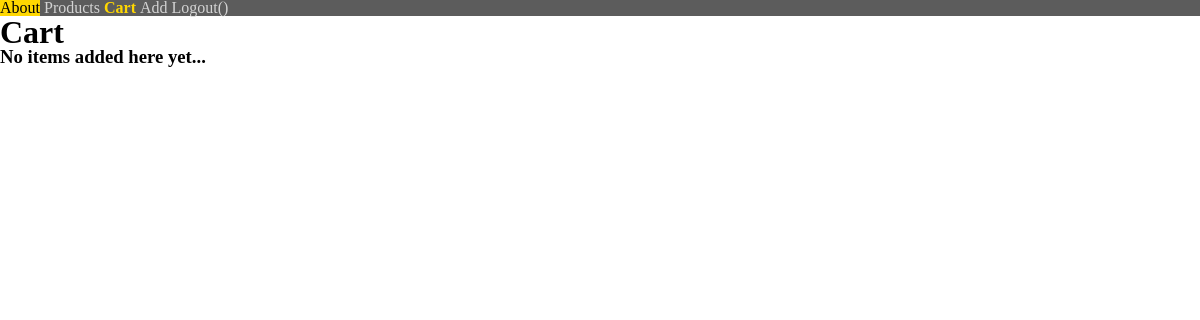
The page /cart/ (signed in) on the database as committed earlier.
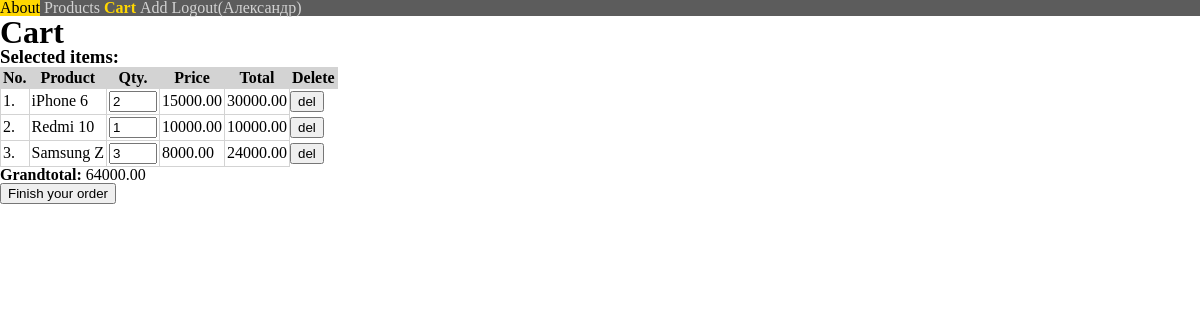
The same page on the database as committed later.
### myshop_app/models.py (models this page shows, shortened)
class Cart(models.Model):
    user_id = models.ForeignKey(User, on_delete=models.CASCADE)
    product_id = models.ForeignKey(Product, on_delete=models.CASCADE)
    count = models.IntegerField(default=1)
    status = models.IntegerField(default=0)
    class Meta:
        verbose_name_plural = 'cart items'
        verbose_name = 'item'
    def total(self):
        return self.product_id.price * self.count
    def grandtotal(cart_items):
        cart_grandtotal = 0
        for item in cart_items:
            cart_grandtotal += item.total()
        return cart_grandtotal

class Product(models.Model):
    title = models.CharField(max_length=50)
    specs = models.TextField(max_length=1000)
    image = models.CharField(max_length=50, unique=True)
    price = models.DecimalField(max_digits=10, decimal_places=2)
    slug = models.SlugField(max_length=50, unique=True)
    def __str__(self):
        return self.title

### myshop_app/views.py (the view, shortened to what this page needs)
# urls.py: path('cart/', views.CartView.as_view(), name='cart'),
class CartView(ListView):
    model = Cart
    template_name = "cart.html"
    def get_context_data(self, **kwargs):
        context = super().get_context_data(**kwargs)
        user_id = self.request.user.id
        cart_items = self.object_list.filter(user_id=user_id)
        grandtotal = self.model.grandtotal(cart_items)
        context['page_title'] = 'Cart'
        context['cart_items'] = cart_items
        context['grandtotal'] = grandtotal
        return context

### myshop_app/templatetags/myshop_app_tags.py (called while the page is built)
@register.simple_tag(takes_context=True)
def get_header_menu(context):
    user = context['request'].user
    username = user.get_short_name() if not user.is_anonymous else ""
    about = {'title': 'About', 'url': 'myshop_app:about'}
    products = {'title': 'Products', 'url': 'myshop_app:products'}
    cart = {'title': 'Cart', 'url': 'myshop_app:cart'}
    add_product = {'title': 'Add', 'url': 'myshop_app:add_product'}
    login = {'title': 'Login', 'url': 'users_app:login'}
    logout = {'title': f'Logout({username})', 'url': 'users_app:logout'}
    menu_base = [about, products, cart]
    if user.is_anonymous:
        return [*menu_base, login]
    elif user.is_staff:
        return [*menu_base, add_product, logout]
    else:
        return [*menu_base, logout]

### myshop_app/templates/myshop_app/cart.html (shortened to what this page needs)
{% extends 'myshop_app/base.html' %}
{% block content %}
{% if cart_items %}
<h3>Selected items:</h3>
<form method="post" id="cart-form">
<table class="cart-table">
<tr>
    <th class="cart-table-th">No.</th>
    <th class="cart-table-th">Product</th>
    <th class="cart-table-th">Qty.</th>
    <th class="cart-table-th">Price</th>
    <th class="cart-table-th">Total</th>
    <th class="cart-table-th">Delete</th>
</tr>
{% for item in cart_items %}
<tr>
    <td class="cart-table-td">{{ item.id }}.</td>
    <td class="cart-table-td"><a href="{% url 'myshop_app:products' %}{{item.product_id.id}}">{{ item.product_id }}</a></td>
    <td class="cart-table-td"><input name='change_count' type="number" min='1' max='100' value="{{ item.count }}" style="width: 3em" id="{{ item.id }}"></td>
    <td class="cart-table-td">{{ item.product_id.price }}</td>
    <td class="cart-table-td" id="output-total{{ item.id }}">{{ item.total }}</td>
    <td><input type="submit" name='del' id="{{ item.id }}" value="del"></td>
</tr>
{% endfor %}
</table>
<p><strong>Grandtotal: </strong><span id="output-grandtotal">{{ grandtotal }}</span></p>
<button type="submit">Finish your order</button>
</form>
{% else %}
<h3>No items added here yet...</h3>
{% endif %}
{% endblock content %}

### myshop_app/templates/myshop_app/base.html (shortened to what this page needs)
{% load static %}
<!DOCTYPE html>
<html lang="en">
<head>
    <link rel="stylesheet" href="{% static 'myshop_app/css/stylesheet.css' %}">
</head>
<body>
    <header>
    {% include 'header_menu.html' %}
    </header>
    <h1>{{ page_title }}</h1>
    {% block content %}
    {% endblock content %}
</body>
</html>

### myshop_app/templates/myshop_app/header_menu.html
{% load myshop_app_tags %}
{% get_header_menu as header_menu %}
<div class="menu-div">
    <ul>
    {% for item in header_menu %}
    {% url item.url as url_name %}
        {% if request.path == url_name %}
            <li class="menu-item-li menu-active">{{ item.title }}</li>
        {% else %}
            <li class="menu-item-li"><a class="menu-item-a" href="{{ url_name }}">{{ item.title }}</a></li>
        {% endif %}
    {% endfor %}
    </ul>
</div>

### myshop_app/static/myshop_app/css/stylesheet.css (style rules this page uses)
html, body, div, span, applet, object, iframe, h1, h2, h3, h4, h5, h6, p, blockquote, pre, a, abbr, acronym, address, big, cite, code, del, dfn, em, img, ins, kbd, q, s, samp, small, strike, strong, sub, sup, tt, var, b, u, i, center, dl, dt, dd, ol, ul, li, fieldset, form, label, legend, table, caption, tbody, tfoot, thead, tr, th, td, article, aside, canvas, details, embed, figure, figcaption, footer, header, hgroup, menu, nav, output, ruby, section, summary, time, mark, audio, video { margin: 0; padding: 0; border: 0; vertical-align: baseline; }
article, aside, details, figcaption, figure, footer, header, hgroup, menu, nav, section { display: block; }
body { line-height: 1; }
ol, ul { list-style: none; }
table { border-collapse: collapse; border-spacing: 0; }
a { text-decoration: none; color: black; }
.menu-div { background-color: rgb(92, 92, 92); }
.menu-item-li { display: inline; }
.menu-item-a { color: lightgray; }
.menu-active { font-weight: bold; color: gold; }
.cart-table { border-collapse: collapse; }
.cart-table-th { border: 1px solid lightgray; background-color: lightgray; text-align: center; padding: 2px; }
.cart-table-td { border: 1px solid lightgray; text-align: left; padding: 2px; }

Rows that differ between the two databases and show on the page:
added Cart: id "1", product_id "iPhone 6", change_count "2", product_id.price "15000.00", total "30000.00"
added Cart: id "2", product_id "Redmi 10", change_count "1", product_id.price "10000.00", total "10000.00"
added Cart: id "3", product_id "Samsung Z", change_count "3", product_id.price "8000.00", total "24000.00"
Other text that changed with them:
{{ grandtotal }}: (not shown) → "64000.00"
new list line: "Logout(Александр)"
text no longer shown: "No items added here yet..."
text now shown: "Selected items: No. Product Qty. Price Total Delete Grandtotal: Finish your order"
list line gone: "Logout()"
